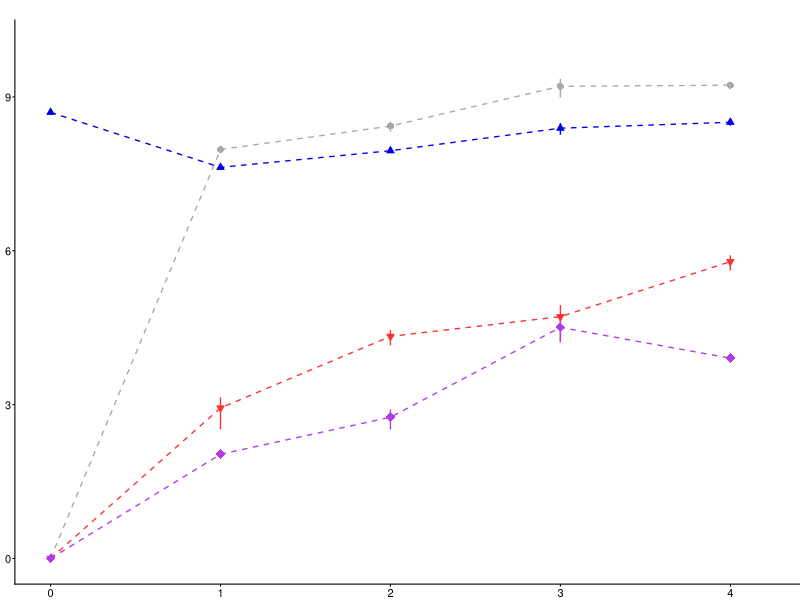
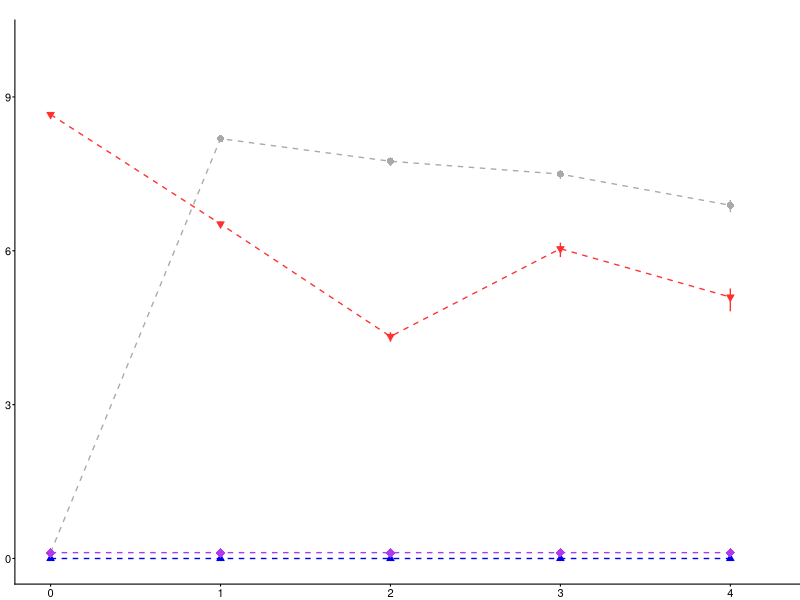
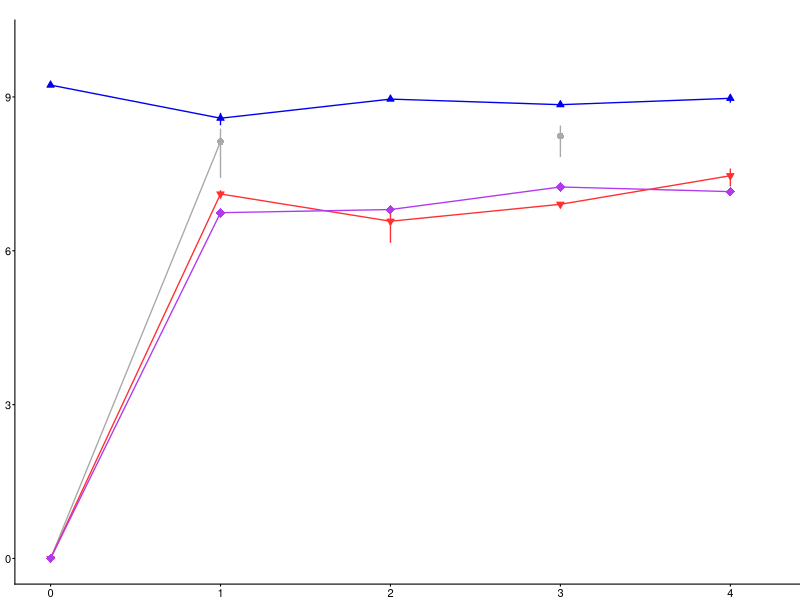
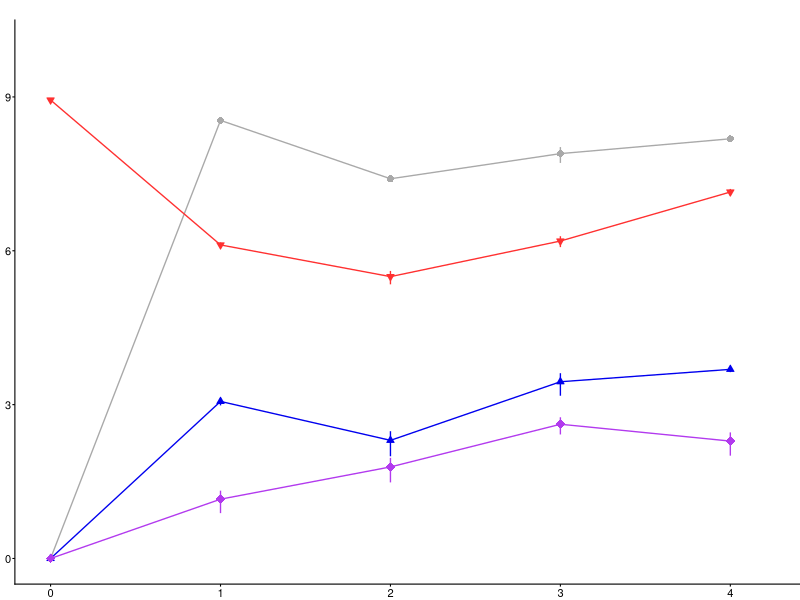
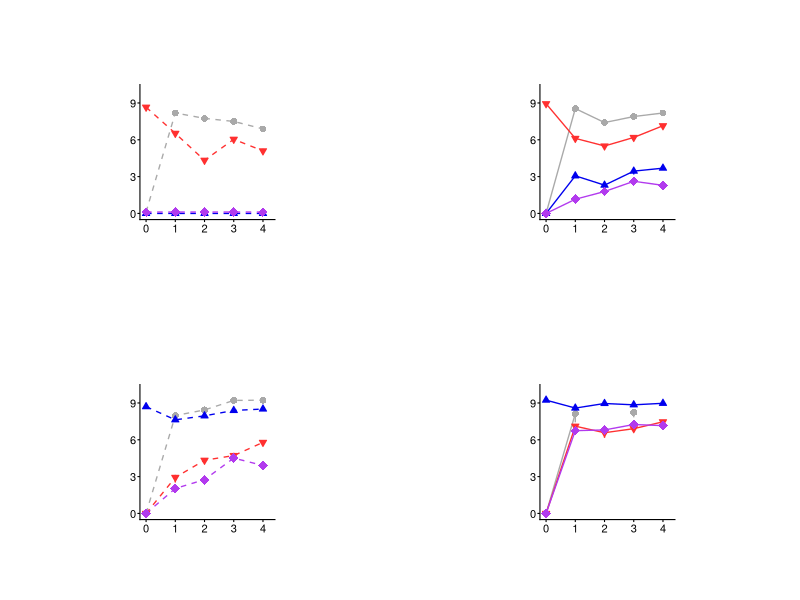
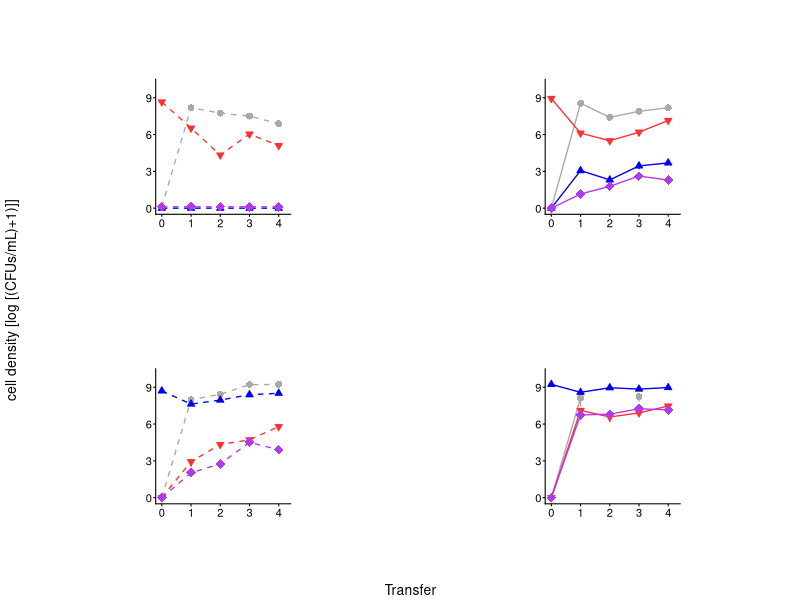

Generate these figures, in order, with R:
library(tidyverse)
library(cowplot)
library(lattice)
library(gridExtra)
library(grid)
library(egg)
theme_set(theme_cowplot())

#########################
#FigureS6########
#####################

###Ancestor###

dat <- read.csv("FigS6_Mix2wCm75.csv")

dat <- dat %>%
  select(-Mixture, -CFUs) %>%
  group_by(Host, Antibiotic, Day) %>%
  summarise(N = n(),
            CFUs = mean(CFUs_sub),
            SD = sd(CFUs_sub),
            SE = SD/sqrt(N))
levels(dat$Antibiotic)

colors_light <- c('darkgrey', 'firebrick1', 'blue2', 'darkorchid2')

p1 <- ggplot(dat %>% filter(Host=='Kleb'),
             aes(x=Day, y=CFUs, color=Antibiotic)) + 
  geom_line(linetype = "dashed", size = 0.4668623442372146) +
  geom_errorbar(aes(ymin=CFUs-SE, ymax=CFUs+SE), width=0, size = 0.4668623442372146) +
  geom_point(aes(shape=Antibiotic, color=Antibiotic, fill=Antibiotic, size=Antibiotic)) +
  scale_color_manual(values=colors_light) +
  scale_fill_manual(values=colors_light)+
  scale_size_manual(values=c(2,1.5,1.5,3))+
  scale_shape_manual(values=c(16,25,24,18)) +
  scale_y_log10(limits=c(1e0, 1e10),
                breaks=10^seq(0, 9, by=3),
                labels=seq(0, 9, by=3)) +
  scale_x_continuous(limits = c(0,4.2)) +
  theme(legend.position="none") +
  theme(axis.title.x=element_blank()) +
  theme(axis.title.y=element_blank()) +
  theme(axis.line.y = element_line(size = 0.3734899)) +
  theme(axis.line.x = element_line(size = 0.3734899)) +
  theme(axis.ticks = element_line(size = 0.3734899))+
  theme(axis.text.x = element_text(margin=margin(1,0,0,0,"pt")),
        axis.text.y = element_text(margin=margin(0,1,0,0,"pt")))+
  theme(axis.ticks.length=unit(.025, "in"))+
  theme(plot.margin = margin(.2, 0, 0, .05, "in"))+
  expand_limits(x = 0, y = 0) +
  theme(axis.text = element_text(size = 8))

p1

p2 <- ggplot(dat %>% filter(Host=='Ecoli'),
             aes(x=Day, y=CFUs, color=Antibiotic)) + 
  geom_line(linetype = "dashed", size = 0.4668623442372146) +
  geom_errorbar(aes(ymin=CFUs-SE, ymax=CFUs+SE), width=0, size = 0.4668623442372146) +
  geom_point(aes(shape=Antibiotic, color=Antibiotic, fill=Antibiotic, size=Antibiotic)) +
  scale_color_manual(values=colors_light) +
  scale_fill_manual(values=colors_light)+
  scale_size_manual(values=c(2,1.5,1.5,3))+
  scale_shape_manual(values=c(16,25,24,18)) +
  scale_y_log10(limits=c(1e0, 1e10),
                breaks=10^seq(0, 9, by=3),
                labels=seq(0, 9, by=3)) +
  scale_x_continuous(limits = c(0,4.2)) +
  theme(legend.position="none") +
  theme(axis.title.x=element_blank()) +
  theme(axis.title.y=element_blank()) +
  theme(axis.line.y = element_line(size = 0.3734899)) +
  theme(axis.line.x = element_line(size = 0.3734899)) +
  theme(axis.ticks = element_line(size = 0.3734899))+
  theme(axis.text.x = element_text(margin=margin(1,0,0,0,"pt")),
        axis.text.y = element_text(margin=margin(0,1,0,0,"pt")))+
  theme(axis.ticks.length=unit(.025, "in"))+
  theme(plot.margin = margin(.2, 0, 0, .05, "in"))+
  expand_limits(x = 0, y = 0) +
  theme(axis.text = element_text(size = 8))

p2

###Evolved###

dat1 <- read.csv("FigS6_Mix4.csv")

dat1 <- dat1 %>%
  select(-Mixture, -CFUs) %>%
  group_by(Host, Antibiotic, Day) %>%
  summarise(N = n(),
            CFUs = mean(CFUs_sub),
            SD = sd(CFUs_sub),
            SE = SD/sqrt(N))

colors_dark <- c('darkgrey', 'firebrick1', 'blue2', 'darkorchid2')

p3 <- ggplot(dat1 %>% filter(Host=='Kleb'),
             aes(x=Day, y=CFUs, color=Antibiotic)) + 
  geom_line(size = 0.4668623442372146) +
  geom_errorbar(aes(ymin=CFUs-SE, ymax=CFUs+SE), width=0, size = 0.4668623442372146) +
  geom_point(aes(shape=Antibiotic, color=Antibiotic, fill=Antibiotic, size=Antibiotic)) +
  scale_color_manual(values=colors_light) +
  scale_fill_manual(values=colors_light)+
  scale_size_manual(values=c(2,1.5,1.5,3))+
  scale_shape_manual(values=c(16,25,24,18)) +
  scale_y_log10(limits=c(1e0, 1e10),
                breaks=10^seq(0, 9, by=3),
                labels=seq(0, 9, by=3)) +
  scale_x_continuous(limits = c(0,4.2)) +
  theme(legend.position="none") +
  theme(axis.title.x=element_blank()) +
  theme(axis.title.y=element_blank()) +
  theme(axis.line.y = element_line(size = 0.3734899)) +
  theme(axis.line.x = element_line(size = 0.3734899)) +
  theme(axis.ticks = element_line(size = 0.3734899))+
  theme(axis.text.x = element_text(margin=margin(1,0,0,0,"pt")),
        axis.text.y = element_text(margin=margin(0,1,0,0,"pt")))+
  theme(axis.ticks.length=unit(.025, "in"))+
  theme(plot.margin = margin(.2, 0, 0, .05, "in"))+
  expand_limits(x = 0, y = 0) +
  theme(axis.text = element_text(size = 8))

p3

p4 <- ggplot(dat1 %>% filter(Host=='Ecoli'),
             aes(x=Day, y=CFUs, color=Antibiotic)) + 
  geom_line(size = 0.4668623442372146) +
  geom_errorbar(aes(ymin=CFUs-SE, ymax=CFUs+SE), width=0, size = 0.4668623442372146) +
  geom_point(aes(shape=Antibiotic, color=Antibiotic, fill=Antibiotic, size=Antibiotic)) +
  scale_color_manual(values=colors_light) +
  scale_fill_manual(values=colors_light)+
  scale_size_manual(values=c(2,1.5,1.5,3))+
  scale_shape_manual(values=c(16,25,24,18)) +
  scale_y_log10(limits=c(1e0, 1e10),
                breaks=10^seq(0, 9, by=3),
                labels=seq(0, 9, by=3)) +
  scale_x_continuous(limits = c(0,4.2)) +
  theme(legend.position="none") +
  theme(axis.title.x=element_blank()) +
  theme(axis.title.y=element_blank()) +
  theme(axis.line.y = element_line(size = 0.3734899)) +
  theme(axis.line.x = element_line(size = 0.3734899)) +
  theme(axis.ticks = element_line(size = 0.3734899))+
  theme(axis.text.x = element_text(margin=margin(1,0,0,0,"pt")),
        axis.text.y = element_text(margin=margin(0,1,0,0,"pt")))+
  theme(axis.ticks.length=unit(.025, "in"))+
  theme(plot.margin = margin(.2, 0, 0, .05, "in"))+
  expand_limits(x = 0, y = 0) +
  theme(axis.text = element_text(size = 8))

p4

Figp1_fixed <- set_panel_size(p1, width  = unit(1.35, "in"), height = unit(1.35, "in"))
Figp2_fixed <- set_panel_size(p2, width  = unit(1.35, "in"), height = unit(1.35, "in"))
Figp3_fixed <- set_panel_size(p3, width  = unit(1.35, "in"), height = unit(1.35, "in"))
Figp4_fixed <- set_panel_size(p4, width  = unit(1.35, "in"), height = unit(1.35, "in"))

FigureS6_main <- plot_grid(Figp2_fixed, Figp4_fixed, Figp1_fixed, Figp3_fixed,
                          ncol = 2, align = "v")

FigureS6_main

#create common x and y labels

y.grob <- textGrob("cell density [log [(CFUs/mL)+1)]]",
                   gp=gpar(fontsize=10), rot=90)

x.grob <- textGrob("Transfer", 
                   gp=gpar(fontsize=10))

#add common axis to plot

FigureS6 <- grid.arrange(arrangeGrob(FigureS6_main, left = y.grob, bottom = x.grob))

save_plot("FigureS6_parts.pdf", plot = FigureS6, base_width = 3.45, base_height = 3.7)
